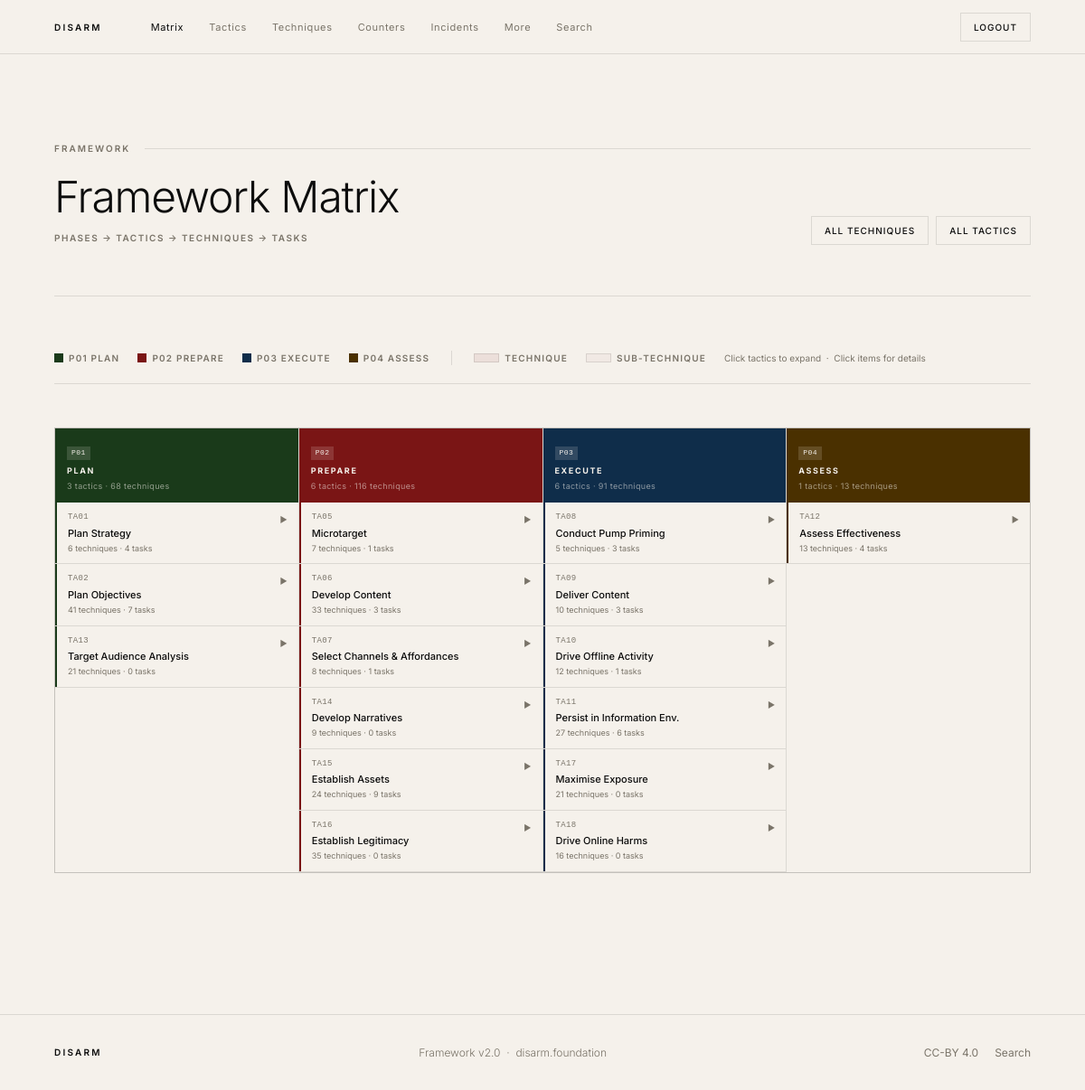
/disarm_site/framework.php (signed in), run on the app's committed database.
### tables this page shows
CREATE TABLE `phase` (
  `id` INT NOT NULL AUTO_INCREMENT,
  `disarm_id` VARCHAR(10) NOT NULL,
  `name` LONGTEXT NOT NULL,
  `rank` INT NOT NULL,
  `summary` LONGTEXT NOT NULL,
  PRIMARY KEY (`id`)
);

CREATE TABLE `tactic` (
  `id` INT NOT NULL AUTO_INCREMENT,
  `disarm_id` VARCHAR(10) NOT NULL,
  `phase_id` VARCHAR(10) NOT NULL,
  `name` LONGTEXT NOT NULL,
  `rank` INT NOT NULL,
  `summary` LONGTEXT NOT NULL,
  PRIMARY KEY (`id`)
);

### disarm_site/includes/functions.php (called while the page is built, shortened)
<?php
function h(?string $str): string {
    return htmlspecialchars($str ?? '', ENT_QUOTES, 'UTF-8');
}

### disarm_site/framework.php (the view, shortened to what this page needs)
<?php
require_once 'config.php';
require_once 'includes/functions.php';
$phases = $pdo->query(
    "SELECT disarm_id, name, summary FROM phase ORDER BY rank"
)->fetchAll();
$tactics_raw = $pdo->query(
    "SELECT t.disarm_id, t.name, t.phase_id, t.summary
     FROM tactic t
     JOIN phase p ON p.disarm_id = t.phase_id
     ORDER BY p.rank, t.rank, t.disarm_id"
)->fetchAll();
$techniques_raw = $pdo->query(
    "SELECT disarm_id, name, tactic_id, summary FROM technique ORDER BY tactic_id, disarm_id"
)->fetchAll();
$tasks_raw = [];
try {
    $tasks_raw = $pdo->query(
        "SELECT disarm_id, name, tactic_id, summary FROM task ORDER BY tactic_id, disarm_id"
    )->fetchAll();
} catch (Exception $e) {}
$tactics_by_phase = [];
foreach ($tactics_raw as $ta) {
    $tactics_by_phase[$ta['phase_id']][] = $ta;
}
$techniques_by_tactic = [];
foreach ($techniques_raw as $tc) {
    $tid = $tc['tactic_id'] ?? '_none';
    $techniques_by_tactic[$tid][] = $tc;
}
$tasks_by_tactic = [];
foreach ($tasks_raw as $tk) {
    $tasks_by_tactic[$tk['tactic_id']][] = $tk;
}
$phase_colors = [
    'P01' => ['bg' => '#1a3a1a', 'tint' => 'rgba(26,58,26,0.06)',  'accent' => '#1a3a1a'],
    'P02' => ['bg' => '#7A1515', 'tint' => 'rgba(122,21,21,0.06)', 'accent' => '#7A1515'],
    'P03' => ['bg' => '#0F2D4A', 'tint' => 'rgba(15,45,74,0.06)',  'accent' => '#0F2D4A'],
    'P04' => ['bg' => '#4a3000', 'tint' => 'rgba(74,48,0,0.06)',   'accent' => '#4a3000'],
];
include 'includes/header.php';
?>
<div class="container">
  <div class="page-header">
    <div class="label">Framework</div>
    <div class="page-header-row">
      <div>
        <h1>Framework Matrix</h1>
        <div class="page-count">Phases &rarr; Tactics &rarr; Techniques &rarr; Tasks</div>
      </div>
      <div style="display:flex;gap:8px;flex-wrap:wrap">
        <a href="techniques.php" class="btn btn-ghost btn-sm">All Techniques</a>
        <a href="tactics.php"    class="btn btn-ghost btn-sm">All Tactics</a>
      </div>
    </div>
  </div>
  <div class="matrix-legend">
    <?php foreach ($phases as $ph):
      $pc = $phase_colors[$ph['disarm_id']] ?? ['bg'=>'#555'];
    ?>
    <div class="legend-item">
      <span class="legend-dot" style="background:<?= $pc['bg'] ?>"></span>
      <span class="legend-label"><?= h($ph['disarm_id']) ?> <?= h($ph['name']) ?></span>
    </div>
    <?php endforeach; ?>
    <div class="legend-item">
      <span class="legend-swatch legend-parent"></span>
      <span class="legend-label">Technique</span>
    </div>
    <div class="legend-item">
      <span class="legend-swatch legend-sub"></span>
      <span class="legend-label">Sub-technique</span>
    </div>
    <div class="legend-item" style="font-size:10px;color:var(--muted);font-weight:400;letter-spacing:0">
      Click tactics to expand &nbsp;&middot;&nbsp; Click items for details
    </div>
  </div>
</div>
<div class="fw-scroll" style="padding:0 clamp(20px,5vw,80px) clamp(40px,5vw,64px)">
  <div class="fw-matrix">
    <?php foreach ($phases as $ph):
      $p_id    = $ph['disarm_id'];
      $p_col   = $phase_colors[$p_id] ?? ['bg'=>'#333','tint'=>'rgba(0,0,0,0.04)','accent'=>'#333'];
      $p_tacts = $tactics_by_phase[$p_id] ?? [];
      $p_tech_count = 0;
      foreach ($p_tacts as $ta) {
          $p_tech_count += count($techniques_by_tactic[$ta['disarm_id']] ?? []);
      }
    ?>
    <div class="fw-col">
      <div class="fw-phase-hd"
           style="background:<?= $p_col['bg'] ?>"
           onclick="showDetail('phase','<?= h($p_id) ?>')">
        <span class="fw-ph-id"><?= h($p_id) ?></span>
        <span class="fw-ph-name"><?= h($ph['name']) ?></span>
        <span class="fw-ph-sub"><?= count($p_tacts) ?> tactics &middot; <?= $p_tech_count ?> techniques</span>
      </div>
      <?php foreach ($p_tacts as $ta):
        $ta_id   = $ta['disarm_id'];
        $techs   = $techniques_by_tactic[$ta_id] ?? [];
        $tasks   = $tasks_by_tactic[$ta_id] ?? [];
        $card_id = 'card-' . preg_replace('/\W/', '', $ta_id);
      ?>
      <div class="fw-tactic">
        <div class="fw-tactic-hd"
             style="border-left:2px solid <?= $p_col['bg'] ?>"
             onclick="toggleCard('<?= $card_id ?>')"
             ondblclick="showDetail('tactic','<?= h($ta_id) ?>')"
             title="Double-click for full detail">
          <div>
            <span class="fw-ta-id"><?= h($ta_id) ?></span>
            <span class="fw-ta-name"><?= h($ta['name']) ?></span>
            <span class="fw-ta-cnt"><?= count($techs) ?> techniques &middot; <?= count($tasks) ?> tasks</span>
          </div>
          <span class="fw-arrow" id="arrow-<?= $card_id ?>">&#9654;</span>
        </div>
      </div>
      <?php endforeach; ?>
    </div>
    <?php endforeach; ?>
  </div>
</div>
<?php include 'includes/footer.php'; ?>

### disarm_site/includes/header.php (shortened to what this page needs)
<?php
$current = basename($_SERVER['PHP_SELF'], '.php');
?>
<!DOCTYPE html>
<html lang="en">
<head>
  <link href="assets/style.css" rel="stylesheet">
</head>
<body>
<nav class="nav">
  <div class="container">
    <a class="nav-logo" href="index.php">DISARM</a>
    <ul class="nav-links">
      <li>
        <a href="framework.php" class="<?= $current === 'framework' ? 'active' : '' ?>">Matrix</a>
      </li>
      <li>
        <a href="tactics.php" class="<?= $current === 'tactics' ? 'active' : '' ?>">Tactics</a>
      </li>
      <li class="has-drop">
        <a href="techniques.php" class="<?= in_array($current, ['techniques','technique']) ? 'active' : '' ?>">Techniques</a>
      </li>
      <li class="has-drop">
        <a href="counters.php" class="<?= in_array($current, ['counters','counter','detections']) ? 'active' : '' ?>">Counters</a>
      </li>
      <li>
        <a href="incidents.php" class="<?= in_array($current, ['incidents','incident']) ? 'active' : '' ?>">Incidents</a>
      </li>
      <li class="has-drop">
        <a href="#" class="<?= in_array($current, ['groups','tools','resources','playbooks']) ? 'active' : '' ?>">More</a>
      </li>
      <li>
        <a href="search.php" class="<?= $current === 'search' ? 'active' : '' ?>">Search</a>
      </li>
    </ul>
    <div class="nav-right">
      <a href="logout.php" class="btn btn-ghost btn-sm">Logout</a>
    </div>
  </div>
</nav>
<main>

### disarm_site/includes/footer.php (shortened to what this page needs)
</main>
<footer class="footer">
  <div class="container">
    <div class="footer-inner">
      <a href="index.php" class="footer-logo">DISARM</a>
      <span class="footer-meta">
        Framework v<?= SITE_VERSION ?> &nbsp;·&nbsp;
        <a href="https://www.disarm.foundation/" target="_blank" rel="noopener">disarm.foundation</a>
      </span>
      <div class="footer-links">
        <a href="https://creativecommons.org/licenses/by/4.0/" target="_blank" rel="noopener">CC-BY 4.0</a>
        <a href="search.php">Search</a>
      </div>
    </div>
  </div>
</footer>
</body>
</html>

### disarm_site/assets/style.css (style rules this page uses)
*, *::before, *::after { box-sizing: border-box; margin: 0; padding: 0; }
html { scroll-behavior: smooth; }
:root { --bg: #F5F1EB; --dark: #0D0D0D; --text: #0D0D0D; --muted: #7A7469; --white: #F5F1EB; --border: rgba(13,13,13,0.11); --bd-dark: rgba(245,241,235,0.11); --red-fw: #7A1515; --blue-fw: #0F2D4A; --max: 1200px; --pad: clamp(20px, 5vw, 80px); }
body { font-family: 'Inter', -apple-system, BlinkMacSystemFont, sans-serif; font-size: 16px; line-height: 1.6; font-weight: 400; background: var(--bg); color: var(--text); -webkit-font-smoothing: antialiased; overflow-x: hidden; padding-top: 60px; }
.container { max-width: var(--max); margin: 0 auto; padding: 0 var(--pad); }
.nav { position: fixed; top: 0; left: 0; right: 0; height: 60px; background: rgba(245,241,235,0.92); backdrop-filter: blur(14px); -webkit-backdrop-filter: blur(14px); border-bottom: 1px solid var(--border); z-index: 100; }
.nav .container { display: flex; align-items: center; height: 100%; gap: 0; }
.nav-logo { font-size: 10px; font-weight: 600; letter-spacing: 0.22em; text-transform: uppercase; color: var(--text); text-decoration: none; margin-right: 40px; white-space: nowrap; }
.nav-links { display: flex; align-items: center; gap: 0; list-style: none; flex: 1; }
.nav-links > li > a { display: block; padding: 0 14px; font-size: 11px; font-weight: 400; letter-spacing: 0.06em; color: var(--muted); text-decoration: none; transition: color 0.2s; line-height: 60px; }
.nav-links > li > a:hover, .nav-links > li > a.active { color: var(--text); }
.nav-links .has-drop { position: relative; }
.nav-right { margin-left: auto; }
.btn { display: inline-block; padding: 12px 24px; font-size: 11px; font-weight: 500; letter-spacing: 0.1em; text-transform: uppercase; text-decoration: none; cursor: pointer; border: 1px solid transparent; font-family: inherit; transition: opacity 0.2s, border-color 0.2s, color 0.2s; white-space: nowrap; }
.btn-ghost { background: transparent; color: var(--text); border-color: var(--border); }
.btn-sm { padding: 7px 14px; font-size: 10px; }
.label { font-size: 10px; font-weight: 600; letter-spacing: 0.2em; text-transform: uppercase; color: var(--muted); display: flex; align-items: center; gap: 16px; margin-bottom: 48px; }
.label::after { content: ''; flex: 1; height: 1px; background: var(--border); }
.page-header { padding: clamp(56px,8vw,100px) 0 clamp(36px,5vw,56px); border-bottom: 1px solid var(--border); margin-bottom: clamp(40px,5vw,60px); }
.page-header .label { margin-bottom: 20px; }
.page-header h1 { font-size: clamp(28px,4vw,52px); font-weight: 300; letter-spacing: -0.025em; line-height: 1.1; }
.page-header-row { display: flex; align-items: flex-end; justify-content: space-between; gap: 20px; flex-wrap: wrap; }
.page-count { font-size: 10px; font-weight: 600; letter-spacing: 0.15em; text-transform: uppercase; color: var(--muted); margin-top: 10px; }
.footer { border-top: 1px solid var(--border); padding: 32px 0; margin-top: clamp(60px,8vw,100px); }
.footer-inner { display: flex; align-items: center; justify-content: space-between; gap: 24px; flex-wrap: wrap; }
.footer-logo { font-size: 10px; font-weight: 600; letter-spacing: 0.22em; text-transform: uppercase; color: var(--text); text-decoration: none; }
.footer-meta { font-size: 12px; font-weight: 300; color: var(--muted); }
.footer-meta a { color: inherit; text-decoration: none; }
.footer-links { display: flex; gap: 18px; }
.footer-links a { font-size: 12px; font-weight: 400; color: var(--muted); text-decoration: none; transition: color 0.2s; }
.matrix-legend { display: flex; align-items: center; gap: 20px; flex-wrap: wrap; margin-bottom: clamp(32px,4vw,52px); padding-bottom: 20px; border-bottom: 1px solid var(--border); }
.legend-item { display: flex; align-items: center; gap: 6px; }
.legend-dot { width: 10px; height: 10px; display: inline-block; }
.legend-label { font-size: 10px; font-weight: 600; letter-spacing: 0.12em; text-transform: uppercase; color: var(--muted); }
.legend-swatch { display: inline-block; width: 28px; height: 10px; border: 1px solid var(--border); }
.legend-parent { background: rgba(122,21,21,0.08); }
.legend-sub { background: rgba(122,21,21,0.03); }
:root { --col: 176px; }

### data on the page
phase: disarm "P01", name "PLAN", disarm "3", p_tech_count "68"
phase: disarm "P02", name "PREPARE", disarm "6", p_tech_count "116"
phase: disarm "P03", name "EXECUTE", disarm "6", p_tech_count "91"
phase: disarm "P04", name "ASSESS", disarm "1", p_tech_count "13"
tactic: disarm "TA01", name "Plan Strategy", disarm "6", disarm "4"
tactic: disarm "TA02", name "Plan Objectives", count($techs) "41", disarm "7"
tactic: disarm "TA13", name "Target Audience Analysis", disarm "21", disarm "0"
tactic: disarm "TA05", name "Microtarget", disarm "7", disarm "1"
tactic: disarm "TA06", name "Develop Content", count($techs) "33", disarm "3"
tactic: disarm "TA07", name "Select Channels & Affordances", disarm "8", disarm "1"
tactic: disarm "TA14", name "Develop Narratives", disarm "9", disarm "0"
tactic: disarm "TA15", name "Establish Assets", disarm "24", disarm "9"
tactic: disarm "TA16", name "Establish Legitimacy", count($techs) "35", disarm "0"
tactic: disarm "TA08", name "Conduct Pump Priming", disarm "5", disarm "3"
tactic: disarm "TA09", name "Deliver Content", disarm "10", disarm "3"
tactic: disarm "TA10", name "Drive Offline Activity", disarm "12", disarm "1"
tactic: disarm "TA11", name "Persist in Information Env.", disarm "27", disarm "6"
tactic: disarm "TA17", name "Maximise Exposure", disarm "21", disarm "0"
tactic: disarm "TA18", name "Drive Online Harms", disarm "16", disarm "0"
tactic: disarm "TA12", name "Assess Effectiveness", disarm "13", disarm "4"

### other printed values
SITE_VERSION "2.0"
